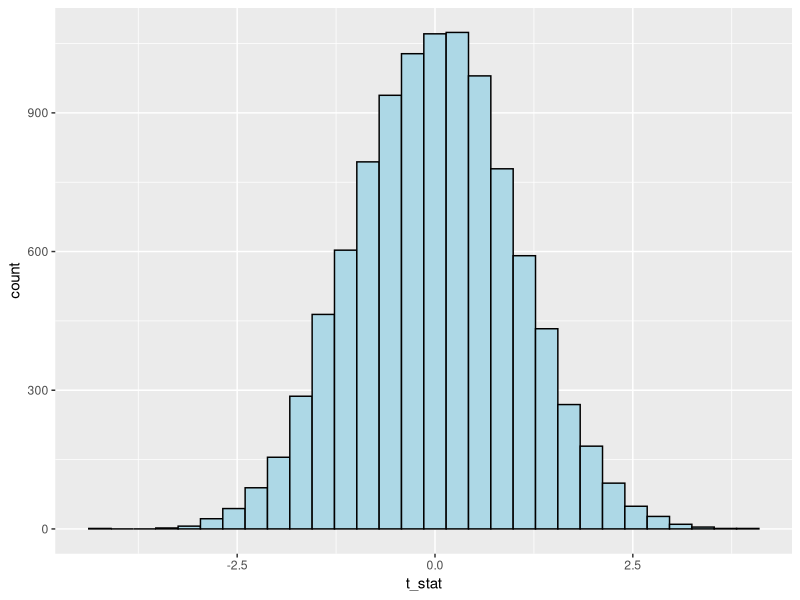
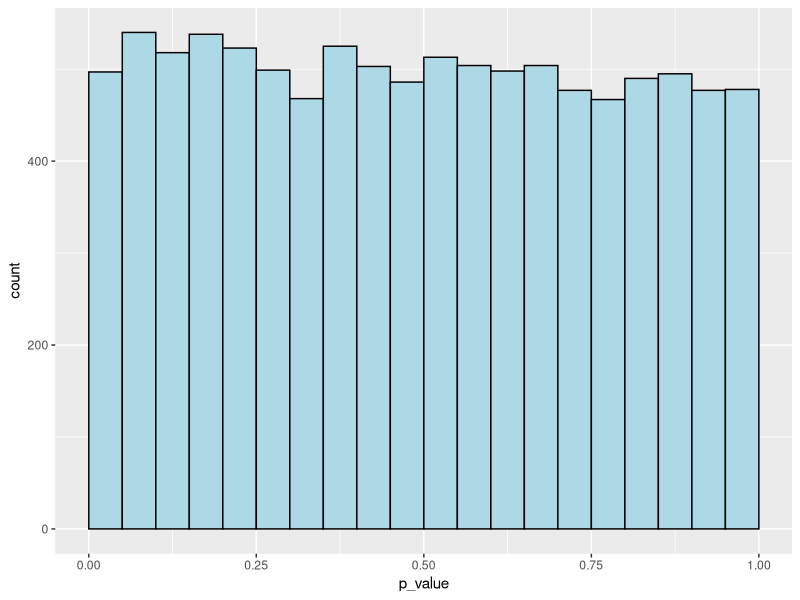
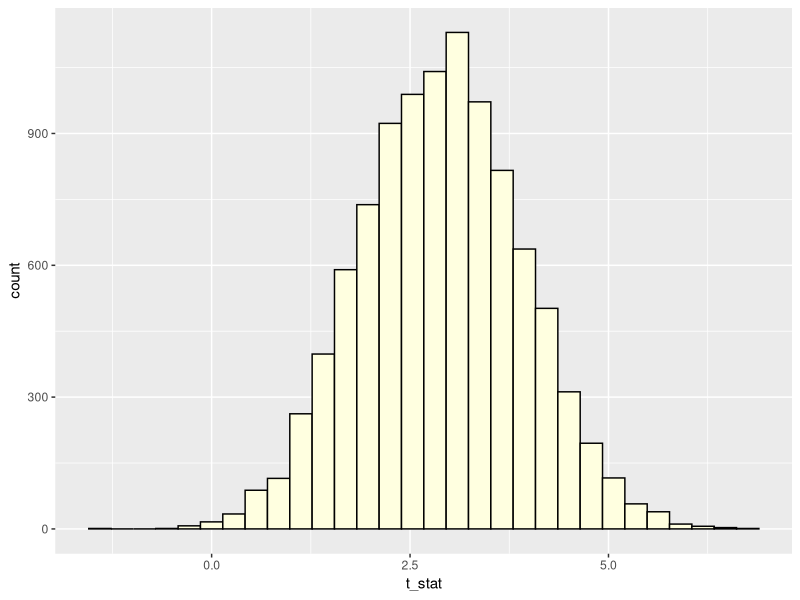
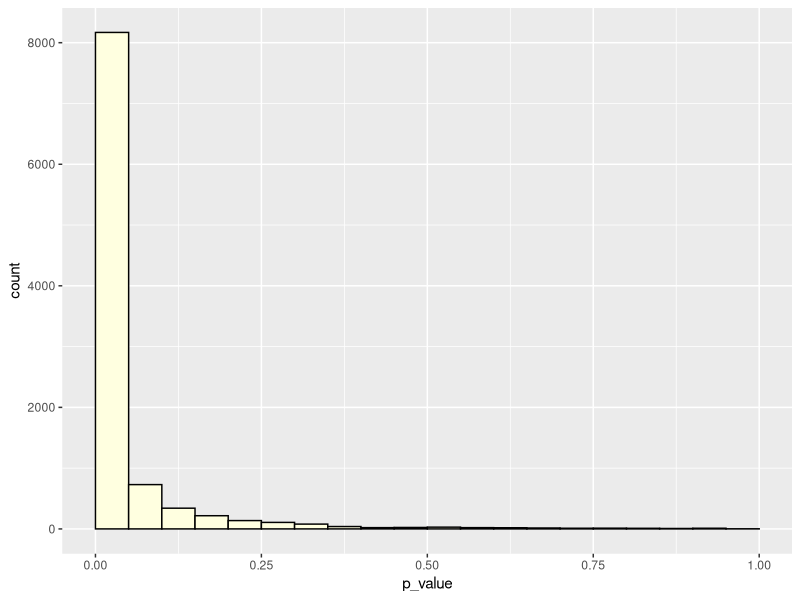
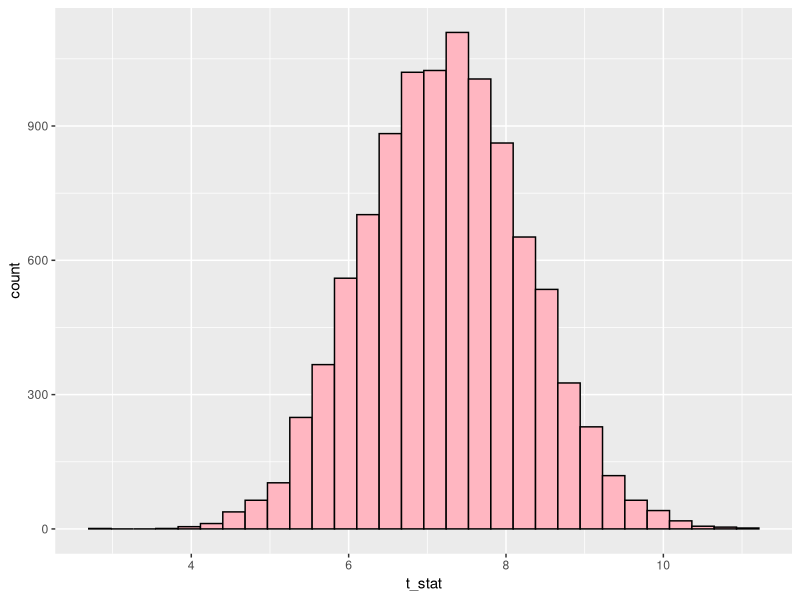
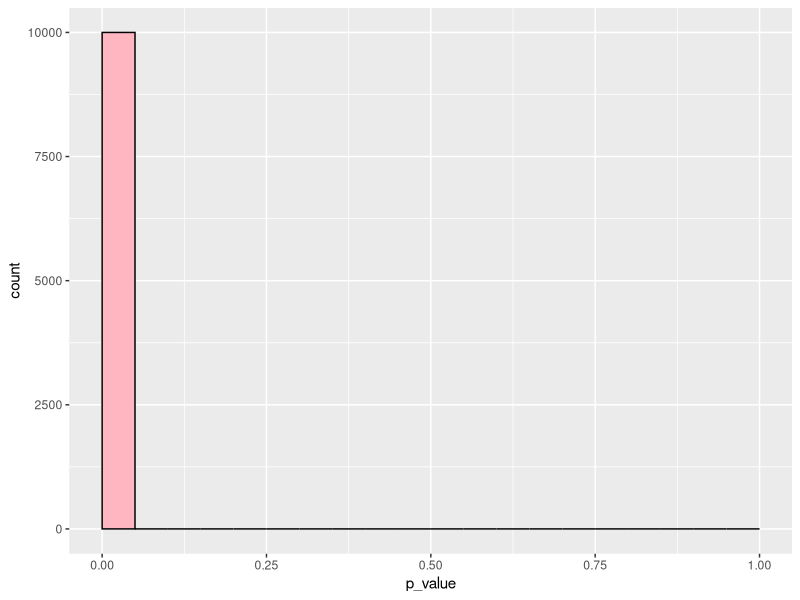

Write the R code that produced these figures, in order.
## ---- chunk 1
knitr::opts_chunk$set(echo = TRUE, warning=FALSE, message=FALSE, fig.width=6, fig.height=3)
## ---- chunk 2
# Set the parameters
control.mean <- 3.5
treatment.mean <- 3.5
control.sigma <- 6
treatment.sigma <-  6
control.n <- 600
treatment.n <- 600
alpha <-  0.05

# Set seed
set.seed(361)

# Simulate data
control <- rnorm(n = control.n, 
                 mean = control.mean, 
                 sd = control.sigma)
treatment <-  rnorm(n = treatment.n, 
                    mean = treatment.mean, 
                    sd = treatment.sigma)

## ---- chunk 3
t.test(control, treatment)
## ---- chunk 4
# Set the parameters
control.mean <- 3.5
treatment.mean <- 3.5
control.sigma <- 6
treatment.sigma <-  6
control.n <- 600
treatment.n <- 600
alpha <-  0.05

# Set seed
set.seed(361)

# Number of experiments
N <- 10000

# Empty "data frame" for saving the test statistics and p-values
results <- data.frame(nrow=N, ncol=2)

for(i in 1:N){
    # Simulate data
    control <- rnorm(n = control.n, mean = control.mean, sd = control.sigma)
    treatment <-  rnorm(n = treatment.n, mean = treatment.mean, sd = treatment.sigma)
    
    # Conduct a t-test to see if the two groups have the same mean
    test <- t.test(control, treatment)
    
    results[i, 1] <- test$statistic
    results[i, 2] <- test$p.value
}

colnames(results) <- c('t_stat', 'p_value')
## ---- chunk 5
library(tidyverse)
results %>% ggplot(aes(x=t_stat)) + 
  geom_histogram(fill='lightblue', col='black')

results %>% ggplot(aes(x=p_value)) + 
  geom_histogram(fill='lightblue', col='black', breaks=0:20/20)
## ---- chunk 6
# Set the parameters
control.mean <- 3.5

# All parameters are the same EXCEPT the treatment mean
treatment.mean <- 2.5
control.sigma <- 6
treatment.sigma <-  6
control.n <- 600
treatment.n <- 600
alpha <-  0.05

# Set seed
set.seed(361)

# Simulate data
control <- rnorm(n = control.n, mean = control.mean, sd = control.sigma)
treatment <-  rnorm(n = treatment.n, mean = treatment.mean, sd = treatment.sigma)
## ---- chunk 7
# Conduct a t-test to see if the two groups have the same mean
t.test(control, treatment)
## ---- chunk 8
# Set the parameters
control.mean <- 3.5
treatment.mean <- 2.5
control.sigma <- 6
treatment.sigma <-  6
control.n <- 600
treatment.n <- 600
alpha <-  0.05

# Set seed
set.seed(361)

# Number of experiments
N <- 10000

# Empty "data frame" for saving the test statistics and p-values
results <- data.frame(nrow=N, ncol=2)

for(i in 1:N){
    # Simulate data
    control <- rnorm(n = control.n, mean = control.mean, sd = control.sigma)
    treatment <-  rnorm(n = treatment.n, mean = treatment.mean, sd = treatment.sigma)
    
    # Conduct a t-test to see if the two groups have the same mean
    test <- t.test(control, treatment)
    
    results[i, 1] <- test$statistic
    results[i, 2] <- test$p.value
}

colnames(results) <- c('t_stat', 'p_value')
## ---- chunk 9
library(tidyverse)
results %>% ggplot(aes(x=t_stat)) + 
  geom_histogram(fill='lightyellow', col='black')

results %>% ggplot(aes(x=p_value)) + 
  geom_histogram(fill='lightyellow', col='black', breaks=0:20/20)
## ---- chunk 10
# Set the parameters
control.mean <- 3.5

# All parameters are the same EXCEPT the treatment mean
treatment.mean <- 1.0
control.sigma <- 6
treatment.sigma <-  6
control.n <- 600
treatment.n <- 600
alpha <-  0.05

# Set seed
set.seed(361)

# Simulate data
control <- rnorm(n = control.n, mean = control.mean, sd = control.sigma)
treatment <-  rnorm(n = treatment.n, mean = treatment.mean, sd = treatment.sigma)
## ---- chunk 11
# Conduct a t-test to see if the two groups have the same mean
t.test(control, treatment)
## ---- chunk 12
# Set the parameters
control.mean <- 3.5
treatment.mean <- 1.0
control.sigma <- 6
treatment.sigma <-  6
control.n <- 600
treatment.n <- 600
alpha <-  0.05

# Set seed
set.seed(361)

# Number of experiments
N <- 10000

# Empty "data frame" for saving the test statistics and p-values
results <- data.frame(nrow=N, ncol=2)

for(i in 1:N){
    # Simulate data
    control <- rnorm(n = control.n, mean = control.mean, sd = control.sigma)
    treatment <-  rnorm(n = treatment.n, mean = treatment.mean, sd = treatment.sigma)
    
    # Conduct a t-test to see if the two groups have the same mean
    test <- t.test(control, treatment)
    
    results[i, 1] <- test$statistic
    results[i, 2] <- test$p.value
}

colnames(results) <- c('t_stat', 'p_value')
## ---- chunk 13
library(tidyverse)
results %>% ggplot(aes(x=t_stat)) + 
  geom_histogram(fill='lightpink', col='black')

results %>% ggplot(aes(x=p_value)) + 
  geom_histogram(fill='lightpink', col='black', breaks=0:20/20)
